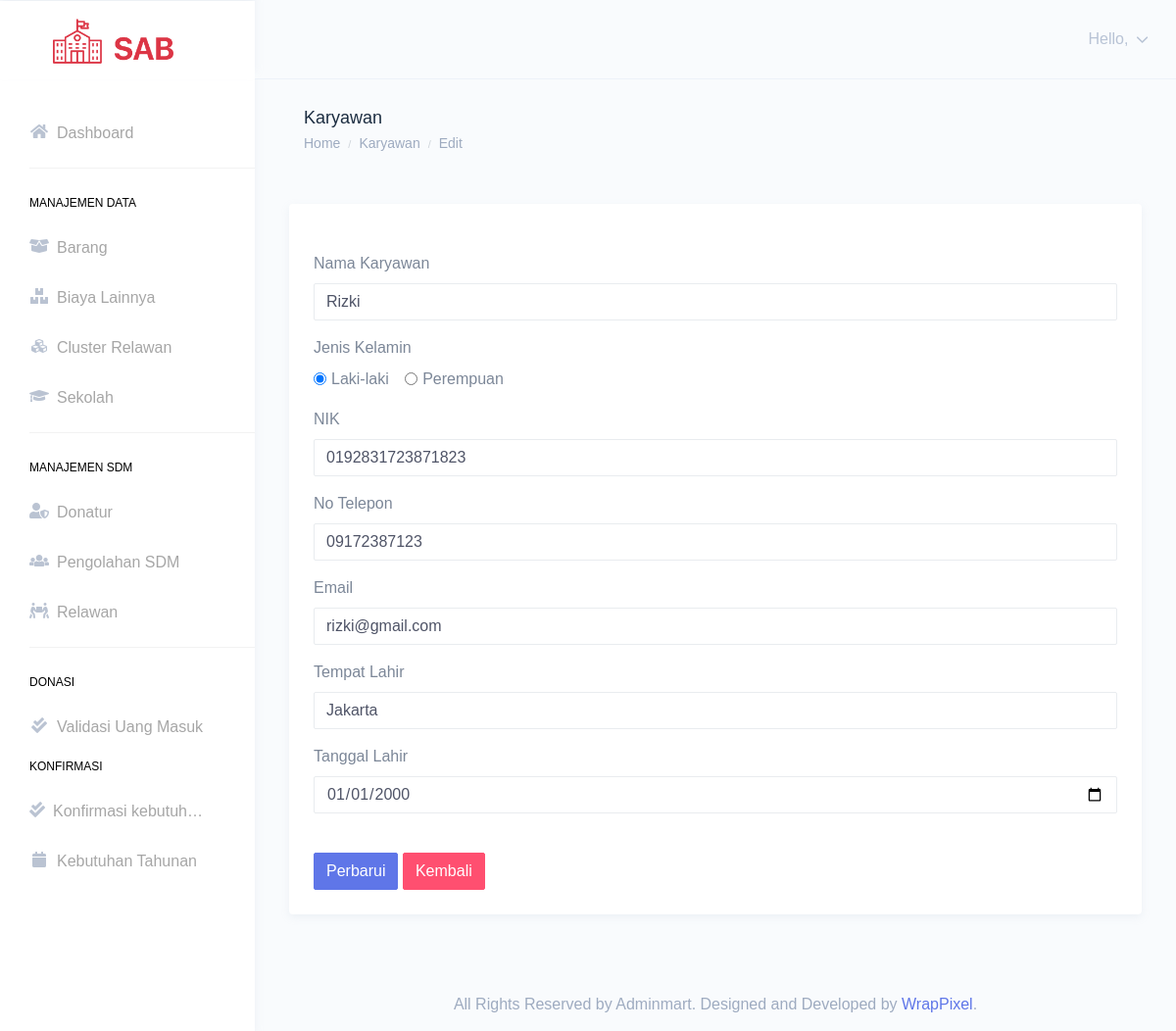
Page /karyawan/ubah/8 on the committed database.
### tables this page shows
CREATE TABLE `karyawan` (
  `id_karyawan` int(11) NOT NULL,
  `id_user_login` int(11) NOT NULL,
  `nama_karyawan` varchar(100) NOT NULL,
  `jenis_kelamin` enum('L','P') NOT NULL,
  `jabatan_karyawan` enum('Admin','Super Admin') NOT NULL,
  `nik` varchar(50) NOT NULL,
  `no_telepon` varchar(20) NOT NULL,
  `email` varchar(100) NOT NULL,
  `tempat_lahir` varchar(100) NOT NULL,
  `tanggal_lahir` datetime NOT NULL DEFAULT current_timestamp(),
  `creaby` varchar(100) NOT NULL,
  `creadate` datetime NOT NULL DEFAULT current_timestamp(),
  `modiby` varchar(100) NOT NULL,
  `modidate` datetime NOT NULL DEFAULT current_timestamp(),
  `row_status` enum('A','D') NOT NULL
);

### application/controllers/Karyawan.php (called while the page is built, shortened)
<?php
class Karyawan extends CI_Controller
{
	public function __construct()
	{
		$this->load->model('karyawan_model');
		$this->load->model('user_login_model');
		$this->load->model('login_model');
		$this->load->library('form_validation');
	}
	private function getKaryawanName()
	{
		$this->load->model('karyawan_model');
		$user_id = $this->session->user_id;
		$karyawan = $this->karyawan_model->getKaryawanByUserLoginId($user_id);
		return $karyawan->nama_karyawan;
	}
	private function getKaryawanRole()
	{
		$this->load->model('karyawan_model');
		$user_id = $this->session->user_id;
		$karyawan = $this->karyawan_model->getKaryawanByUserLoginId($user_id);
		return $karyawan->jabatan_karyawan;
	}
	public function ubah($id_karyawan)
	{
		$data_karyawan = $this->karyawan_model->getKaryawan($id_karyawan);
		$this->ubahView($data_karyawan);
	}
	public function ubahView($data_karyawan)
	{
		$header['title'] = 'Ubah Karyawan';
		$header['name'] =  $this->getKaryawanName();
		$header['role'] =  $this->getKaryawanRole();
		$this->load->view('templates/admin_header', $header);
		$data['data'] = $data_karyawan;
		$this->load->view('karyawan/edit', $data);
		$this->load->view('templates/footer');
	}
}

### index.php (called while the page is built, shortened)
<?php
require_once BASEPATH.'core/CodeIgniter.php';

### application/models/karyawan_model.php (called while the page is built, shortened)
<?php
class karyawan_model extends CI_Model
{
	public function getKaryawan($id_karyawan)
	{
		$result = $this->db->query('Select * from karyawan where id_karyawan = ' . $id_karyawan . '');
		return $result->row();
	}
}

### application/views/karyawan/edit.php (the view, shortened to what this page needs)
<div class="page-breadcrumb">
	<div class="form-group">
		<div class="col-7 align-self-center">
			<h4 class="page-title text-truncate text-dark font-weight-medium mb-1">Karyawan</h4>
			<div class="d-flex align-items-center">
				<nav aria-label="breadcrumb">
					<ol class="breadcrumb m-0 p-0">
						<li class="breadcrumb-item"><a href="index.html" class="text-muted">Home</a></li>
						<li class="breadcrumb-item"><a href="<?= site_url('karyawan') ?>" class="text-muted">Karyawan</a></li>
						<li class="breadcrumb-item text-muted active" aria-current="page">Edit</li>
					</ol>
				</nav>
			</div>
		</div>
	</div>
</div>
<div class="container-fluid">
	<div class="card">
		<div class="card-body">
			<form method="post" action="<?php echo base_url('Karyawan/edit') ?>" autocomplete="off">
				<br>
				<div class="form-group">
					<label for="nama_karyawan">Nama Karyawan</label>
					<input type="text" name="nama_karyawan" class="form-control <?php echo (form_error('nama_karyawan') != null ? 'is-invalid' : '') ?>" value="<?php echo $data->nama_karyawan ?>">
				</div>
				<div class="form-group">
					<label for="" class="d-block">Jenis Kelamin</label>
					<div class="form-check form-check-inline">
						<input class="form-check-input" <?php if ($data->jenis_kelamin == "L") echo 'checked' ?> type="radio" id="L" name="jenis_kelamin" value="L" <?php echo (set_value('jenis_kelamin') == 'L' ? 'checked' : '') ?>>
						<label class="form-check-label" for="L">Laki-laki</label>
					</div>
					<div class="form-check form-check-inline">
						<input class="form-check-input" <?php if ($data->jenis_kelamin == "P") echo 'checked' ?> type="radio" id="P" name="jenis_kelamin" value="P" <?php echo (set_value('jenis_kelamin') == 'P' ? 'checked' : '') ?>>
						<label class="form-check-label" for="P">Perempuan</label>
					</div>
				</div>
				<div class="form-group">
					<label for="nik">NIK</label>
					<input type="number" name="nik" class="form-control <?php echo (form_error('nik') != null ? 'is-invalid' : '') ?>" value="<?php echo $data->nik ?>">
				</div>
				<div class="form-group">
					<label for="no_telepon">No Telepon</label>
					<input type="number" name="no_telepon" class="form-control <?php echo (form_error('no_telepon') != null ? 'is-invalid' : '') ?>" value="<?php echo $data->no_telepon ?>">
				</div>
				<div class="form-group">
					<label for="email">Email</label>
					<input type="email" name="email" class="form-control <?php echo (form_error('email') != null ? 'is-invalid' : '') ?>" value="<?php echo $data->email ?>">
				</div>
				<div class="form-group">
					<label for="tempat_lahir">Tempat Lahir</label>
					<input type="text" name="tempat_lahir" class="form-control <?php echo (form_error('tempat_lahir') != null ? 'is-invalid' : '') ?>" value="<?php echo $data->tempat_lahir ?>">
				</div>
				<div class="form-group">
					<label for="tanggal_lahir">Tanggal Lahir</label>
					<input type="date" name="tanggal_lahir" class="form-control <?php echo (form_error('tanggal_lahir') != null ? 'is-invalid' : '') ?>" value="<?php echo date("Y-m-d", strtotime($data->tanggal_lahir)); ?>">
				</div>
				<br>
				<input type="submit" id="btnSubmit" class="btn btn-primary" value="Perbarui">
				<a href="<?php echo site_url('Karyawan') ?>" class="btn btn-danger">Kembali</a>
			</form>
		</div>
	</div>
</div>

### rows in the picture
karyawan: nama_karyawan "Rizki", jenis_kelamin "☑ Laki-laki", jenis_kelamin "☐ Perempuan", nik "0192831723871823", no_telepon "09172387123", email "rizki@gmail.com", tempat_lahir "Jakarta", tanggal_lahir "01/01/2000"
